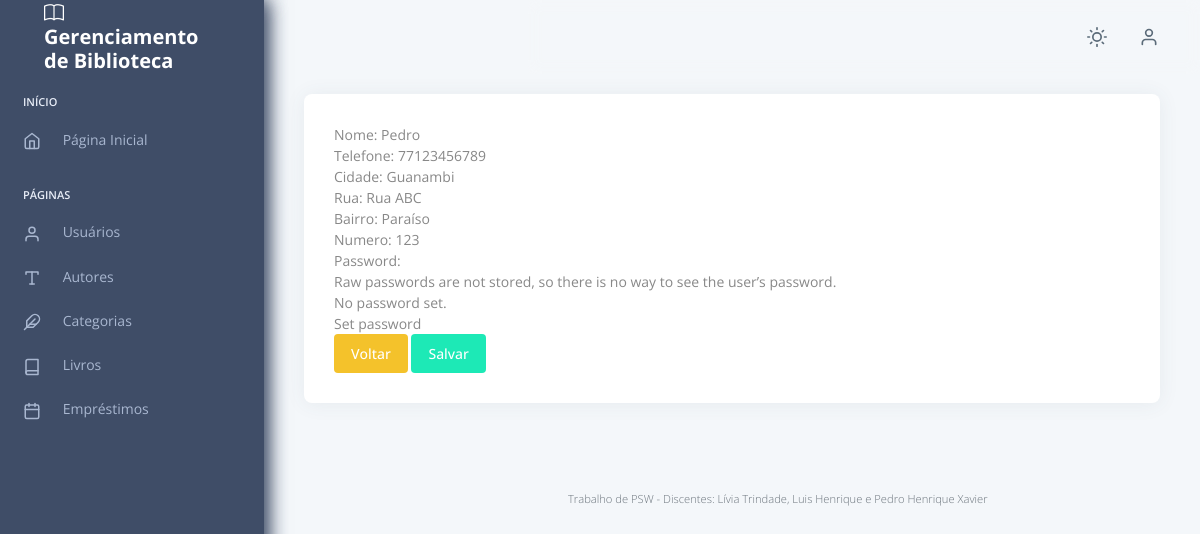
/usuario/update/2 (signed in), run on the app's committed database.
### usuario/models.py (models this page shows, shortened)
class Usuario(User):
    nome = models.CharField(max_length=100)
    telefone = models.CharField(max_length=100)
    cidade = models.CharField(max_length=100)
    rua = models.CharField(max_length=100)
    bairro = models.CharField(max_length=100)
    numero = models.CharField(max_length=100)
    criado_em = models.DateTimeField(auto_now_add=True)
    class Meta:
        db_table = "usuarios_usuarios"
        permissions = [
            ("detail_usuario", "Pode ver o detalhe de usuário"),
        ]

### usuario/views.py (the view)
# urls.py: path('update/<int:id_usuario>', views.update, name='update-usuario'),
@login_required
@permission_required('usuario.change_usuario', raise_exception=True)
def update(request, id_usuario):
    usuario = Usuario.objects.get(id=id_usuario)
    if request.method == 'POST':
        form = UsuarioEditForm(request.POST, instance=usuario)
        if form.is_valid():
            form.save()
            return HttpResponseRedirect("/usuario/")
    else:
        form = UsuarioEditForm(instance=usuario)
    return render(request, 'usuario/update.html', {'form': form})

### usuario/forms.py
class UsuarioEditForm(UserChangeForm):
    class Meta:
        model = Usuario
        fields = ['nome', 'telefone','cidade', 'rua', 'bairro', 'numero']

### templates/usuario/update.html (shortened to what this page needs)
{% extends "_base.html" %}
{% load static %}
{% block content %}
    <form method="POST" action="">
        {{form}}
        <div class="d-flex justify-content-between">
            <a href="/usuario/" class="btn btn-warning">Voltar</a>
            <button type="submit" class="btn btn-success">Salvar</button>
        </div>
   </form>
{% endblock %}

### data on the page
Usuario: nome "Pedro", telefone "77123456789", cidade "Guanambi", rua "Rua ABC", bairro "Paraíso", numero "123"
